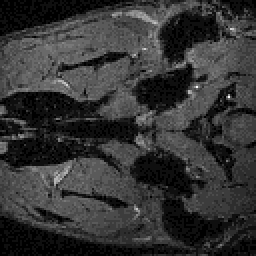
#> input picture ImageProcessingCrashCourse/Python/3_biasCorrect/ratBrainTransverse.tiff, 128 x 128 px (shown 2 times larger)
$ jupyter execute BiasCorrect.ipynb
#> lines starting #> are read from the running program, lines starting #| are printed output that depends on the picture; after the words box and inside, x2 and y2 are one past the last pixel; in counts of white or black regions, pixels touching at a corner belong together; long printed decimals are rounded
# 3 Bias correction and thresholding
Microscopy and medical images can have slowly varying intensity differences caused by the imaging system rather than the specimen alone. Here we examine a CT slice of a rat's head and consider whether an estimated bias field can improve threshold-based segmentation.

It is assumed that you have completed modules 1 and 2, Python introduction and volume measurement.

We continue using **copy–modify–create**: run a working example, modify it for a related task, then combine the ideas into your own solution. We work through the first examples together, then work in teams and discuss our results as a class.

We also use **predict–run–reflect**. Before running an example or your own code, predict the result and give a reason. Run the code and inspect the output. Then consider how the result compares with your prediction, what it means, and what supports your choices. A prediction does not have to be correct to be useful. Keep a short note of your predictions and reflections, using the existing figures and values as evidence for the class discussion.

The demonstration uses a slice from a CT image of the head of a rat. For further information, contact Maiken Nedergaard, Section for Translational Neuroscience, University of Copenhagen.

# 3.1 Preliminaries
Import the image-processing and plotting libraries and set the default grayscale display.

**Predict:** Which library will provide the median filter, and will changing the colormap alter stored values?

[cell 1]
from skimage import io, morphology, filters
import numpy as np
from matplotlib import pyplot as plt, cm
plt.rcParams['image.cmap'] = 'gray' # set default colormap for imshow to be gray

**Reflect:** How do the imported libraries support this analysis? Why is the grayscale display a separate choice from the numerical data?

Read the transverse image and apply a median filter with a disk radius of 1 pixel. Compare the original and filtered images.

**Predict:** Which small bright or dark features might change after this modest amount of filtering? Will a median filter remove a gradual intensity variation across the whole image?

[cell 2]
im = io.imread("ratBrainTransverse.tiff")
#> im is the input picture: shape (128, 128) uint16; min 43, max 4554, mean 1017.6
print(type(im[0,0]))
#| <class 'numpy.uint16'>
print("im (mean, min, max):", im.mean(), im.min(), im.max())
#| im (mean, min, max): 1017.552 43 4554

dskelm = morphology.disk(1)
imFilt = filters.median(im, dskelm)
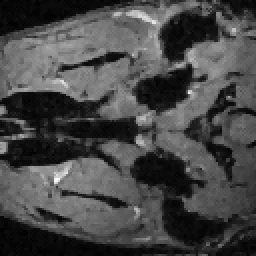
#> imFilt: shape (128, 128) uint16 (shown 2 times larger); min 137, max 3253, mean 1011.5; drawn with min black and max white

plt.imshow(im)
plt.title('CT image')
plt.show()
plt.imshow(imFilt)
plt.title('CT image filtered')
plt.show()

**Reflect:** What changed between the two displays, and what remained? Did the filter address small-scale variation, large-scale variation, or both?

The lower-right part of this image appears darker. Compare thresholds on the median-filtered image to see whether one threshold can capture the intended tissue throughout the image.

The loop makes trial masks. `chosenBrainThreshold` explicitly selects the final `brain` mask used to fit the bias field. Inspect the trial masks and change that choice if needed before continuing.

**Predict:** Will one global threshold retain comparable tissue in both bright and dark regions? What tradeoff do you expect when raising the threshold?

[cell 3]
plt.hist(imFilt.flatten(),100)
t = 700
plt.plot([t,t],[0,1000])
plt.title('Histogram and threshold')
plt.show()
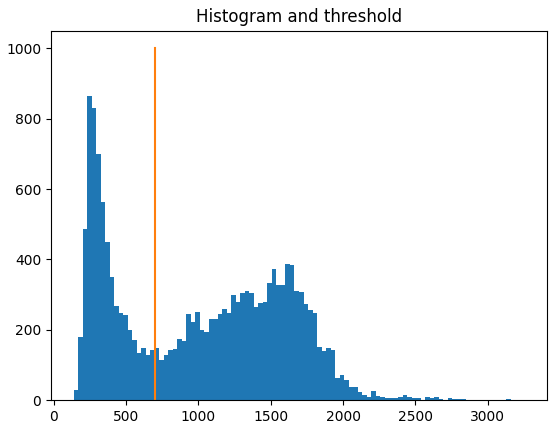
#> figure drawn by matplotlib, 1 panel; tallest bar 864 high, from x = 230.5 to 261.6

step = 200
lst = sorted(set(list(range(100,100+9*step,step)) + [600]))
for i in range(len(lst)):
    s = lst[i]
    brain = imFilt > s
    plt.imshow(brain)
    plt.title('Segment at '+str(s))
    plt.show()
#> this loop made 10 passes
#> pass 2, `brain = imFilt > s`:
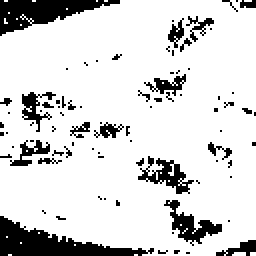
#> brain: shape (128, 128) bool (shown 2 times larger); 84.3% white; 84 black regions (69 under 20 px), largest, box (x1, y1, x2, y2) and area: (0, 108, 77, 128) 656, (0, 0, 60, 18) 530, (82, 100, 111, 123) 233

chosenBrainThreshold = 600
tBrain = chosenBrainThreshold
brain = imFilt > tBrain
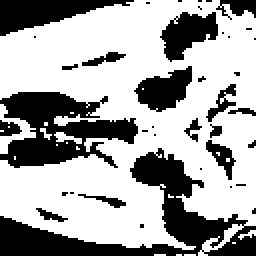
#> brain: shape (128, 128) bool (shown 2 times larger); 65.2% white; 39 black regions (24 under 20 px), largest, box (x1, y1, x2, y2) and area: (0, 74, 128, 128) 2044, (0, 46, 69, 84) 1476, (0, 0, 67, 18) 608
plt.imshow(brain)
plt.title('Mask at ' + str(tBrain))
plt.show()

**Reflect:** Which regions were lost at high thresholds, and which extra regions appeared at low thresholds? How well does the chosen mask balance those effects, and does that agree with your prediction?

# 3.2 Bias correction
We model the slowly varying intensity trend as a second-order, two-dimensional polynomial, called the bias field. The function below fits that polynomial to intensities inside the selected `brain` mask. The model assumes that a smooth trend within this region can usefully approximate the unwanted variation; it may also capture genuine tissue variation.

This function is supplied as a working example; understanding all of the matrix calculations is not required here. `np.indices` creates row and column coordinates matching the image shape. The six polynomial terms are 1, row, column, row², row × column, and column². `np.linalg.lstsq` finds their coefficients from the masked pixels, and the function returns the estimated field across the image.

The correction subtracts the estimated field and adds its mean back to retain an intensity offset. Conversion to float before arithmetic permits negative and fractional results.

**Predict:** What should the fitted field look like if it captures the gradual variation? How should subtraction affect darker and brighter parts of the image?

[cell 4]
def biasField(image, mask):
    imageFloat = image.astype(float)
    # Coordinates have the same row/column layout as the image.
    row, col = np.indices(imageFloat.shape, dtype=float)
    terms = np.column_stack((
        np.ones(imageFloat.size), row.flatten(), col.flatten(),
        (row**2).flatten(), (row*col).flatten(), (col**2).flatten()
    ))
    selected = mask.flatten()
    coeff, residuals, rank, singularValues = np.linalg.lstsq(
        terms[selected], imageFloat[mask], rcond=None
    )
#> coeff = [1329.7, 7.3, 5.58, -0.0696, -0.034, -0.0517]; residuals = [1.16e+09]; rank = 6; singularValues = [1050808.3, 491495.4, 135842, 2010.2, 939.8, 17.59]
    return (terms @ coeff).reshape(imageFloat.shape)
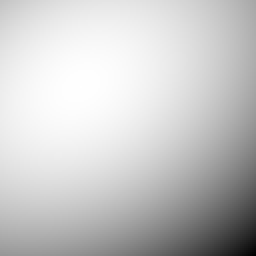
#> returned value: shape (128, 128) float64 (shown 2 times larger); min 460.3, max 1596.9, mean 1355.8; drawn with min black and max white

B = biasField(imFilt, brain)
print('B (mean, min, max):', B.mean(), B.min(), B.max())
#| B (mean, min, max): 1355.757 460.330 1596.921
imFloat = imFilt.astype(float) # Convert before intensity arithmetic.
imBias = imFloat - B + B.mean()
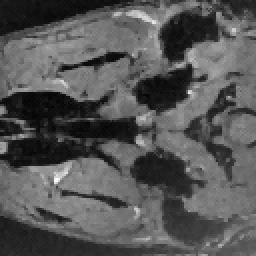
#> imBias: shape (128, 128) float64 (shown 2 times larger); min -83.53, max 3149.9, mean 1011.5; drawn with min black and max white
plt.imshow(imFilt)
plt.title('Before bias correction')
plt.show()
plt.imshow(B)
plt.title('Estimated bias field')
plt.show()
plt.imshow(imBias)
plt.title('Bias-corrected image')
plt.show()

**Reflect:** How do the field and corrected image compare with your prediction? Does the correction make comparable tissue more uniform, and where might the fitted field also represent real anatomical variation?

Inspect the corrected-image histogram and compare several thresholds. Correction changes the intensity distribution, so the original numerical threshold need not be appropriate.

`chosenCorrectedThreshold` explicitly selects the final `brainBias` mask. Change it after inspecting the trial masks, then rerun the comparison below.

**Predict:** Will a single threshold separate the intended tissue more consistently across the corrected image? Must the numerical threshold remain the same as before correction?

[cell 5]
plt.hist(imBias.flatten(),100)
t = 800
plt.plot([t,t],[0,1000])
plt.title('Histogram and threshold')
plt.show()
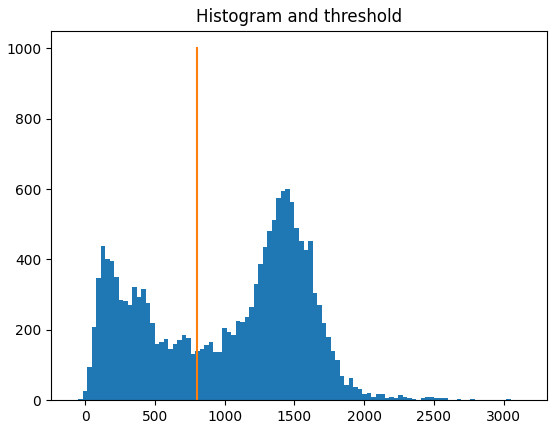
#> figure drawn by matplotlib, 1 panel; tallest bar 600 high, from x = 1436.2 to 1468.5

step = 200
lst = sorted(set(list(range(100,100+9*step,step)) + [1200]))
for i in range(len(lst)):
    s = lst[i]
    brainBias = imBias > s
    plt.imshow(brainBias)
    plt.title('Segment at '+str(s))
    plt.show()
#> this loop made 10 passes
#> pass 1, `brainBias = imBias > s`:
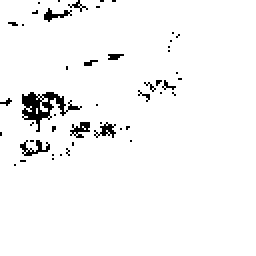
#> brainBias: shape (128, 128) bool (shown 2 times larger); 96.7% white; black in thin lines or dots, all inside (x1, y1, x2, y2) = (0, 0, 91, 83)
#> pass 3, `brainBias = imBias > s`:
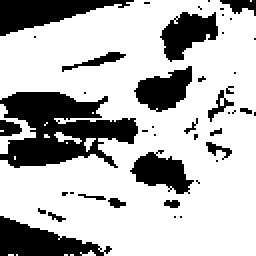
#> brainBias: shape (128, 128) bool (shown 2 times larger); 72.4% white; 45 black regions (32 under 20 px), largest, box (x1, y1, x2, y2) and area: (0, 46, 69, 84) 1560, (0, 0, 67, 18) 611, (0, 108, 56, 128) 600

chosenCorrectedThreshold = 1200
tBrainBias = chosenCorrectedThreshold
brainBias = imBias > tBrainBias
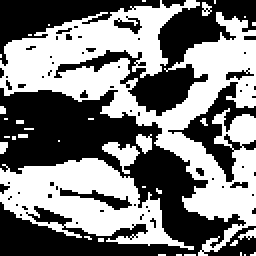
#> brainBias: shape (128, 128) bool (shown 2 times larger); 49.1% white; 35 white regions (28 under 20 px), largest, box (x1, y1, x2, y2) and area: (0, 0, 128, 128) 5516, (0, 79, 97, 125) 2146, (51, 71, 70, 87) 136
plt.imshow(brainBias)
plt.title('Mask at ' + str(tBrainBias))
plt.show()
